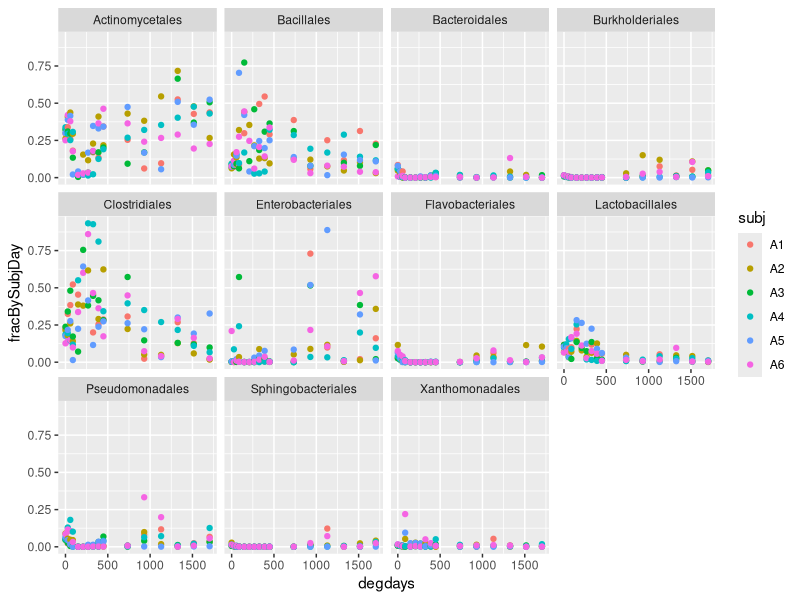
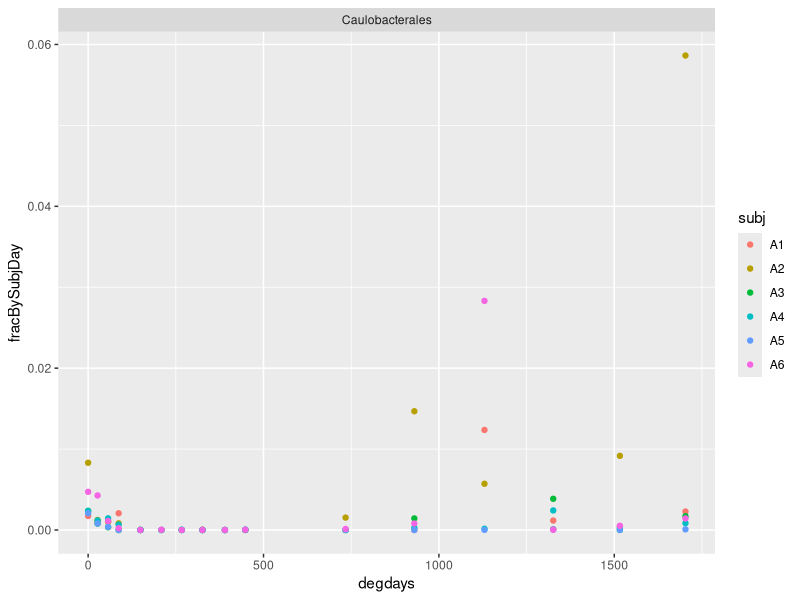
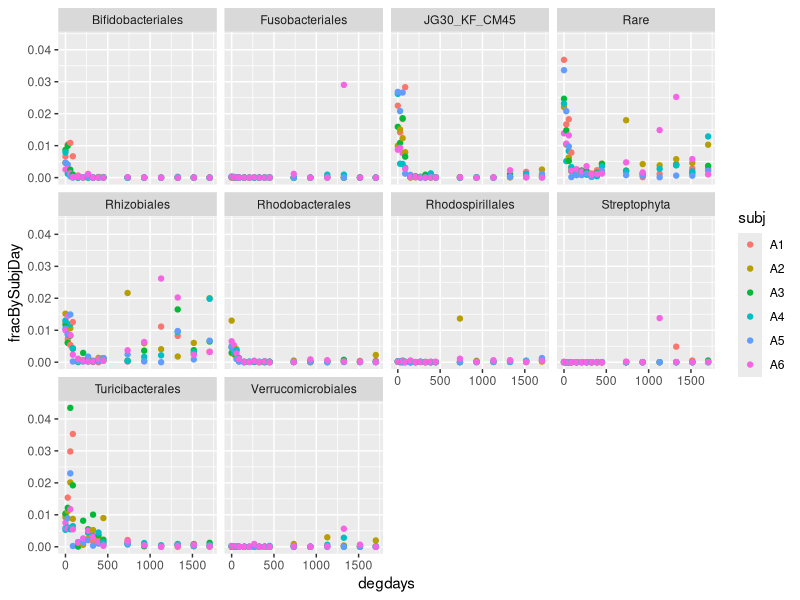
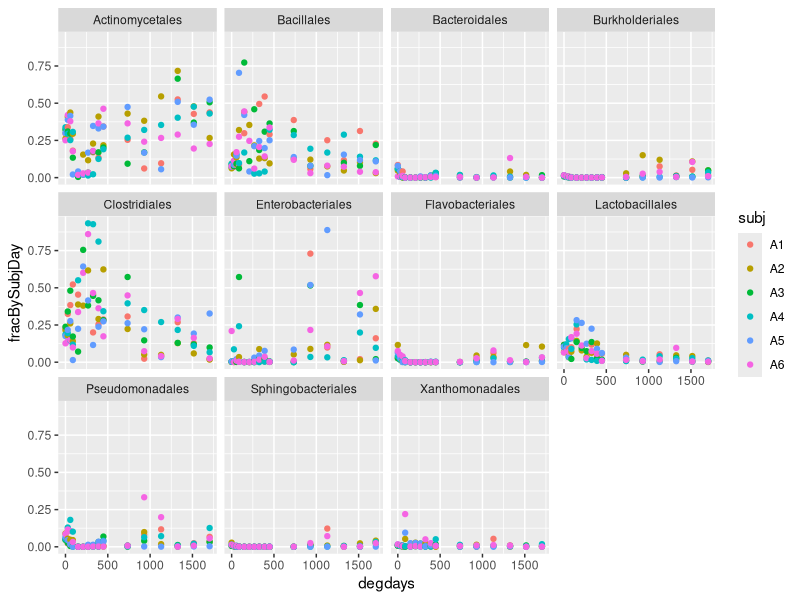
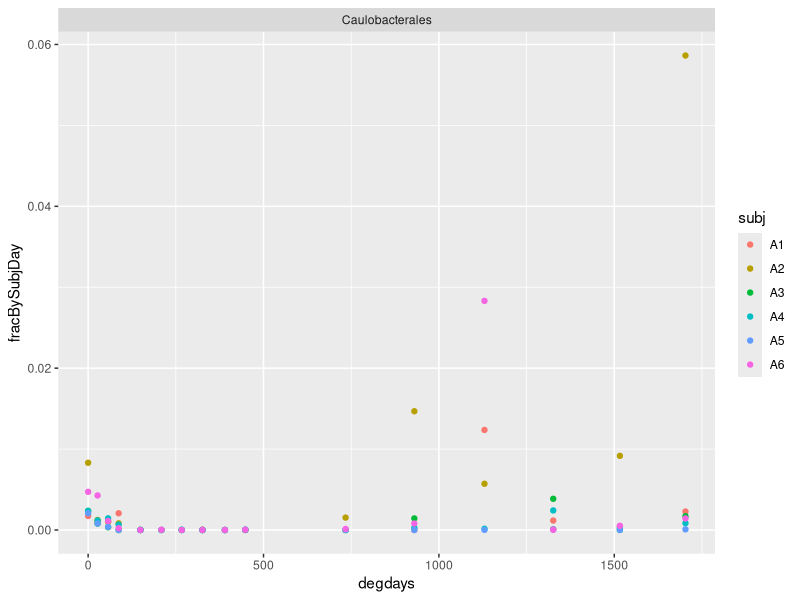
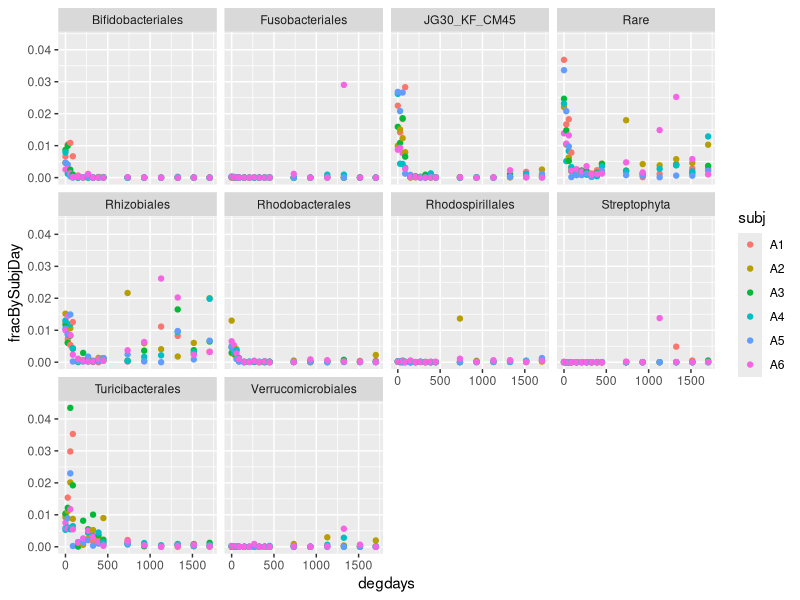

Source code (R) for these figures, in order:
library("tidyverse")

indivT <- read_csv("../orders_massaged.csv")

freqtaxaT <- indivT %>%
  group_by(taxa) %>%
  summarize(maxFracBySubjDay=max(fracBySubjDay)) %>%
  arrange(desc(maxFracBySubjDay))


graph1T <- freqtaxaT %>%
  filter(maxFracBySubjDay >= 0.10) %>%
  left_join(indivT) %>%
  select(-maxFracBySubjDay)
ggplot(graph1T, aes(degdays, fracBySubjDay)) +
  geom_point(aes(color=subj)) +
  facet_wrap(~taxa)
ggsave("order_taxa_w_maxfrac_at_least_10perc.pdf")


graph2T <- freqtaxaT %>%
  filter((maxFracBySubjDay < 0.10) & (maxFracBySubjDay >= 0.05)) %>%
  left_join(indivT) %>%
  select(-maxFracBySubjDay)
ggplot(graph2T, aes(degdays, fracBySubjDay)) +
  geom_point(aes(color=subj)) +
  facet_wrap(~taxa)
ggsave("order_taxa_w_maxfrac_5-10perc.pdf")


graph3T <- freqtaxaT %>%
  filter(maxFracBySubjDay < 0.05) %>%
  left_join(indivT) %>%
  select(-maxFracBySubjDay)
ggplot(graph3T, aes(degdays, fracBySubjDay)) +
  geom_point(aes(color=subj)) +
  facet_wrap(~taxa)
ggsave("order_taxa_w_maxfrac_less_5perc.pdf")
